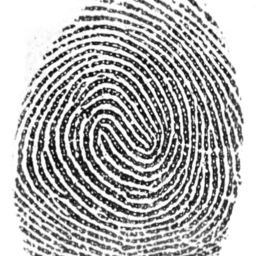

Recreate this plot in Python.
import torch
import torch.nn.functional as F
from torchvision import transforms

from PIL import Image
import PIL
import os
import numpy as np

import diffusers
from diffusers import DDPMPipeline, DDPMScheduler, UNet2DModel
from diffusers.utils.torch_utils import randn_tensor
from diffusers.pipelines.pipeline_utils import ImagePipelineOutput

from damage import gaussian_blur
from damage import *

def recover(
    model,
    noi_im,
    mask = None,
    steps: int = 200,
    batch_size: int = 1,
    generator = None,
    num_inference_steps: int = 1000,
    output_type = "pil",
    return_dict: bool = True,
):
    # if isinstance(model.unet.config.sample_size, int):
    #     image_shape = (
    #         batch_size,
    #         model.unet.config.in_channels,
    #         model.unet.config.sample_size,
    #         model.unet.config.sample_size,
    #     )
    # else:
    #     image_shape = (batch_size, model.unet.config.in_channels, *model.unet.config.sample_size)

    # if model.device.type == "mps":
    #     # randn does not work reproducibly on mps
    #     image = randn_tensor(image_shape, generator=generator)
    #     image = image.to(model.device)
    # else:
    #     image = randn_tensor(image_shape, generator=generator, device=model.device)

    if isinstance(mask, np.ndarray):
        mask = torch.tensor(mask, dtype=torch.uint8, device="cuda")
    
    image = noi_im.requires_grad_(False).to("cuda")
    noi_im = noi_im.to("cuda")

    # set step values
    model.scheduler.set_timesteps(num_inference_steps)
    # print(model.scheduler.timesteps)
    # exit()

    for t in model.progress_bar(model.scheduler.timesteps[-steps:]):
        # 1. predict noise model_output
        model_output = model.unet(image, t).sample
        # model_output *= mask

        # 2. compute previous image: x_t -> x_t-1
        image = model.scheduler.step(model_output, t, image, generator=generator).prev_sample
        if mask is not None:
            image = noi_im * (1 - mask) + image * mask

    image = (image / 2 + 0.5).clamp(0, 1)
    image = image.cpu().permute(0, 2, 3, 1).detach().numpy()
    if output_type == "pil":
        image = model.numpy_to_pil(image)

    if not return_dict:
        return (image,)

    return ImagePipelineOutput(images=image)

if __name__ == "__main__":
    base_path = os.path.dirname(__file__)

    # load original image
    ori_im = Image.open(os.path.join(base_path, 'origin.png'))
    ori_im = np.array(ori_im)

    augmentations = transforms.Compose(
        [
            transforms.ToTensor(),
            transforms.Normalize([0.5], [0.5]),
        ]
    )
    # get noisy image
    # noi_im, mask = gaussian_blur(im=ori_im, return_mask=True)
    # noi_im, mask = gaussian_blur(ori_im, sigma=3, left_fraction=0.1, right_fraction=0.2, up_fraction=0.5, down_fraction=0.2, return_mask=True)
    noi_im, mask = add_gaussian_noise(
        ori_im, 
        std=70, 
        left_fraction=0.1,
        right_fraction=0.1,
        up_fraction=0.1,
        down_fraction=0.1,
        return_mask=True
    )

    # noi_im, mask = stain(
    #     ori_im,
    #     left_fraction=0.3,
    #     right_fraction=0.6,
    #     up_fraction=0.5,
    #     down_fraction=0.4,
    #     return_mask=True
    # )
    # stained_im = noi_im.copy()
    # noi_im += mask * (randn_tensor(noi_im.shape).numpy() * 255).astype(np.uint8)

    # stained_im = Image.fromarray(stained_im)
    # stained_im.save('stained.png')


    noi_im = Image.fromarray(noi_im)
    noi_im.save('noisy.png')
    noi_im = augmentations(noi_im.convert("RGB")).unsqueeze(0)

    # mask *= 255
    Image.fromarray(mask * 255, mode="L").save('mask.png')
    # exit()
    # mask = torch.tensor(mask)
    # print(noi_im.shape)
    # exit()

    # load model
    model = DDPMPipeline.from_pretrained(
        "./models/",
    ).to("cuda")
    model.unet.requires_grad_(False)
    # example = model()
    rec_im = np.array(recover(model, noi_im, mask, steps=300).images[0].convert("L"), dtype=np.uint8)
    # rec_im = ori_im * (1 - mask) + rec_im * mask
    rec_im = Image.fromarray(rec_im)
    rec_im = rec_im.convert("L")
    rec_im.save('recover.png')